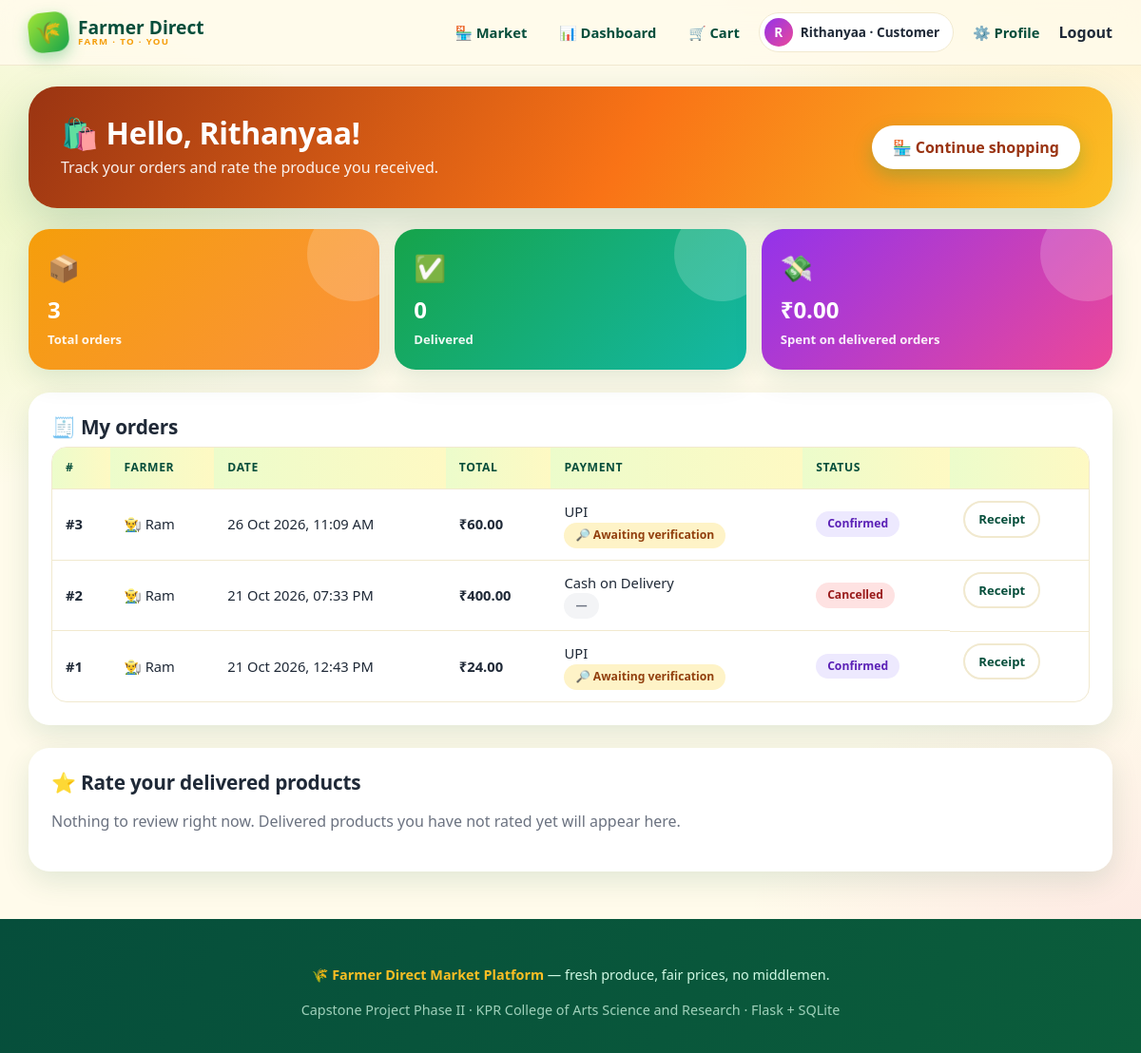
The app's page /dashboard (signed in) with its own data.
### tables this page shows
CREATE TABLE users (
    user_id       INTEGER PRIMARY KEY AUTOINCREMENT,
    name          TEXT NOT NULL,
    email         TEXT NOT NULL UNIQUE,
    phone         TEXT NOT NULL,
    password_hash TEXT NOT NULL,
    role          TEXT NOT NULL CHECK (role IN ('farmer','customer','admin')),
    location      TEXT DEFAULT '',
    address       TEXT DEFAULT '',
    upi_id        TEXT DEFAULT '',            -- farmer's UPI ID (receives UPI payments)
    is_active     INTEGER NOT NULL DEFAULT 1, -- 0 = deactivated by the administrator
    created_at    TEXT NOT NULL
);

CREATE TABLE orders (
    order_id         INTEGER PRIMARY KEY AUTOINCREMENT,
    customer_id      INTEGER NOT NULL REFERENCES users(user_id),
    farmer_id        INTEGER NOT NULL REFERENCES users(user_id),
    order_date       TEXT NOT NULL,
    total_amount     REAL NOT NULL,
    status           TEXT NOT NULL DEFAULT 'Placed'
                     CHECK (status IN ('Placed','Confirmed','Packed','Delivered','Cancelled')),
    payment_method   TEXT NOT NULL CHECK (payment_method IN ('UPI','Card','Cash on Delivery')),
    delivery_address TEXT NOT NULL,
    -- UPI: Pending -> Submitted (customer entered the UTR) -> Paid (farmer verified)
    -- COD: COD -> Paid (when delivered)
    payment_status   TEXT NOT NULL DEFAULT 'Pending',
    payment_ref      TEXT NOT NULL DEFAULT ''  -- 12-digit UPI transaction reference (UTR)
);

### app.py (the view)
    @app.route("/dashboard")
    @login_required()
    def dashboard():
        user, db = current_user(), get_db()
        if user["role"] == "farmer":
            orders = market.farmer_orders(db, user["user_id"])
            return render_template("farmer.html", stats=market.farmer_stats(db, user["user_id"]),
                                   products=market.farmer_products(db, user["user_id"]), orders=orders,
                                   items=market.order_items_for(db, [o["order_id"] for o in orders]),
                                   transitions=market.TRANSITIONS)
        if user["role"] == "customer":
            return render_template("customer.html", stats=market.customer_stats(db, user["user_id"]),
                                   orders=market.customer_orders(db, user["user_id"]),
                                   reviewable=market.reviewable_products(db, user["user_id"]))
        return render_template("admin.html", ov=market.admin_overview(db), users=market.all_users(db),
                               orders=market.all_orders(db), products=market.all_products(db))

### market.py (called while the page is built)
def connect(path=None):
    db = sqlite3.connect(path or DEFAULT_DB, isolation_level=None)
    db.row_factory = sqlite3.Row
    db.execute("PRAGMA foreign_keys = ON")
    return db

def get_user(db, user_id):
    return db.execute("SELECT * FROM users WHERE user_id = ? AND is_active = 1", (user_id,)).fetchone()

def customer_orders(db, customer_id):
    return db.execute(_ORDER_SELECT + " WHERE o.customer_id = ? ORDER BY o.order_id DESC",
                      (customer_id,)).fetchall()

def reviewable_products(db, customer_id):
    return db.execute(
        "SELECT DISTINCT p.product_id, p.product_name, p.category FROM orders o "
        "JOIN order_items i ON i.order_id = o.order_id JOIN products p ON p.product_id = i.product_id "
        "WHERE o.customer_id = ? AND o.status = 'Delivered' AND p.product_id NOT IN "
        "(SELECT product_id FROM reviews WHERE customer_id = ?)", (customer_id, customer_id)).fetchall()

def customer_stats(db, customer_id):
    row = db.execute(
        "SELECT COUNT(*) AS orders, COALESCE(SUM(CASE WHEN status='Delivered' THEN total_amount END),0) AS spent, "
        "COALESCE(SUM(status='Delivered'),0) AS delivered FROM orders WHERE customer_id = ?",
        (customer_id,)).fetchone()
    return dict(row)

### templates/customer.html (shortened to what this page needs)
{% extends "base.html" %}
{% from "_macros.html" import csrf, badge, pay_badge with context %}
{% block content %}
<section class="dash-hero customer">
  <div><h1>🛍️ Hello, {{ me.name.split()[0] }}!</h1><p>Track your orders and rate the produce you received.</p></div>
  <a class="btn" style="background:#fff;color:#9a3412" href="{{ url_for('index') }}">🏪 Continue shopping</a>
</section>
<div class="stats">
  <div class="stat s2"><div class="ico">📦</div><b>{{ stats.orders }}</b><span>Total orders</span></div>
  <div class="stat s1"><div class="ico">✅</div><b>{{ stats.delivered }}</b><span>Delivered</span></div>
  <div class="stat s3"><div class="ico">💸</div><b>{{ stats.spent|money }}</b><span>Spent on delivered orders</span></div>
</div>
<div class="panel" id="orders">
  <h2>🧾 My orders</h2>
  {% if orders %}
  <div class="table-wrap"><table>
    <tr><th>#</th><th>Farmer</th><th>Date</th><th>Total</th><th>Payment</th><th>Status</th><th></th></tr>
    {% for o in orders %}
    <tr><td><b>#{{ o.order_id }}</b></td><td>👨‍🌾 {{ o.farmer_name }}</td><td>{{ o.order_date|dt }}</td>
      <td><b>{{ o.total_amount|money }}</b></td><td>{{ o.payment_method }}<br>{{ pay_badge(o) }}</td><td>{{ badge(o.status) }}</td>
      <td class="row-actions">
        <a class="btn sm ghost" href="{{ url_for('receipt', order_id=o.order_id) }}">Receipt</a>
      </td></tr>
    {% endfor %}
  </table></div>
  {% else %}<div class="empty"><div class="big">🛒</div><p class="muted">You have not placed any order yet.</p><a class="btn" href="{{ url_for('index') }}">Start shopping</a></div>{% endif %}
</div>
<div class="panel" id="reviews">
  <h2>⭐ Rate your delivered products</h2>
  {% for p in reviewable %}
  <form method="post" action="{{ url_for('review') }}" class="rev" style="display:grid;gap:10px;grid-template-columns:1.2fr .8fr 2fr auto;align-items:end">
    {{ csrf() }}<input type="hidden" name="product_id" value="{{ p.product_id }}">
    <div><b style="font-size:1.1rem">{{ p.product_name|emoji(p.category) }} {{ p.product_name }}</b></div>
    <div><label>Rating</label><select name="rating"><option value="5">★★★★★ Excellent</option><option value="4">★★★★ Good</option><option value="3">★★★ Okay</option><option value="2">★★ Poor</option><option value="1">★ Bad</option></select></div>
    <div><label>Comment</label><input name="comment" placeholder="How was it?"></div>
    <button class="btn sm sun" type="submit">Submit</button>
  </form>
  {% else %}<p class="muted">Nothing to review right now. Delivered products you have not rated yet will appear here.</p>{% endfor %}
</div>
{% endblock %}

### templates/base.html (shortened to what this page needs)
<!DOCTYPE html>
<html lang="en">
<head>
  <link rel="stylesheet" href="{{ url_for('static', filename='style.css') }}">
</head>
<body>
<header class="nav">
  <div class="container">
    <a class="brand" href="{{ url_for('index') }}">
      <span class="logo">🌾</span><span>Farmer Direct<small>Farm · to · You</small></span>
    </a>
    <nav class="links">
      <a href="{{ url_for('index') }}">🏪 Market</a>
      {% if me %}
        <a href="{{ url_for('dashboard') }}">📊 Dashboard</a>
        {% if me.role == 'customer' %}
          <a href="{{ url_for('cart') }}">🛒 Cart{% if cart_count %}<span class="badge-count">{{ cart_count }}</span>{% endif %}</a>
        {% endif %}
        <span class="pill-user"><span class="avatar">{{ me.name[0]|upper }}</span>{{ me.name.split()[0] }} · {{ me.role|capitalize }}</span>
        <a href="{{ url_for('profile') }}">⚙️ Profile</a>
        <form method="post" action="{{ url_for('logout') }}" class="logout-form"><input type="hidden" name="csrf_token" value="{{ csrf_token }}"><button type="submit" class="linklike">Logout</button></form>
      {% else %}
        <a class="cta" href="{{ url_for('login_farmer') }}">👨‍🌾 Farmer Login</a>
        <a class="cta2" href="{{ url_for('login_customer') }}">🛍️ Customer Login</a>
        <a href="{{ url_for('register') }}">Register</a>
      {% endif %}
    </nav>
  </div>
</header>
<main class="container">{% block content %}{% endblock %}</main>
<footer>
  <div class="container">
    <p>🌾 <b>Farmer Direct Market Platform</b> — fresh produce, fair prices, no middlemen.</p>
    <p style="opacity:.75;margin:0">Capstone Project Phase II · KPR College of Arts Science and Research · Flask + SQLite</p>
  </div>
</footer>
</body>
</html>

### templates/_macros.html (shortened to what this page needs)
{% macro pay_badge(o) %}{% if o.status == 'Cancelled' %}<span class="badge pay-Cancelled">—</span>{% elif o.payment_status == 'Paid' %}<span class="badge pay-Paid">✅ Paid</span>{% elif o.payment_status == 'Submitted' %}<span class="badge pay-Submitted">🔎 Awaiting verification</span>{% elif o.payment_status == 'COD' %}<span class="badge pay-COD">💵 Pay on delivery</span>{% else %}<span class="badge pay-Pending">⏳ Payment pending</span>{% endif %}{% endmacro %}
{% macro badge(status) %}<span class="badge b-{{ status }}">{{ status }}</span>{% endmacro %}

### records on screen
users: name "R", name "Rithanyaa", role "Customer"
orders: order_id "3", farmer_name "Ram", order_date|dt "26 Oct 2026, 11:09 AM", total_amount "₹60.00", payment_method "UPI", payment_status "🔎 Awaiting verification", status "Confirmed"
orders: order_id "2", farmer_name "Ram", order_date|dt "21 Oct 2026, 07:33 PM", total_amount "₹400.00", payment_method "Cash on Delivery", status "Cancelled"
orders: order_id "1", farmer_name "Ram", order_date|dt "21 Oct 2026, 12:43 PM", total_amount "₹24.00", payment_method "UPI", payment_status "🔎 Awaiting verification", status "Confirmed"

### other values on screen
{{ stats.orders }} "3"
{{ stats.delivered }} "0"
{{ stats.spent|money }} "₹0.00"
